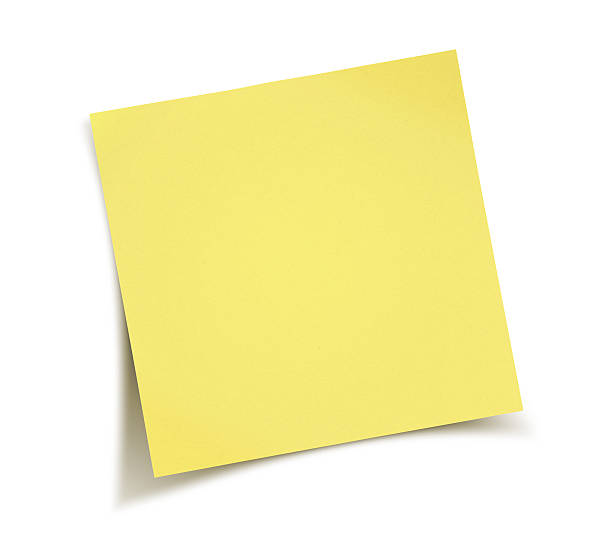
#> input picture lesson_013/esquinas/pos1.jpg, 612 x 560 px
$ python main.py
#> lines starting #> are read from the running program, lines starting #| are printed output that depends on the picture; after the words box and inside, x2 and y2 are one past the last pixel; in counts of white or black regions, pixels touching at a corner belong together
"""

@autor UMAKER | Ing. Noé Vásquez Godínez
@about Detección de esquinas

"""

# Import packages

# System
import sys

#OpenCV (2v)
import cv2

#Structures and operations
import numpy as np

def working():
    '''
    Esta funcion se ecnarga de procesar e inferir en nuestra imagen
    '''
    #Get information
    frame = cv2.imread('pos1.jpg') # BGR != RGB
#> frame is the input picture: shape (560, 612, 3); mean B, G, R 197.7, 244.3, 249.1
    frameOrignal = frame.copy()
    gray = cv2.cvtColor(frame,cv2.COLOR_BGR2GRAY)
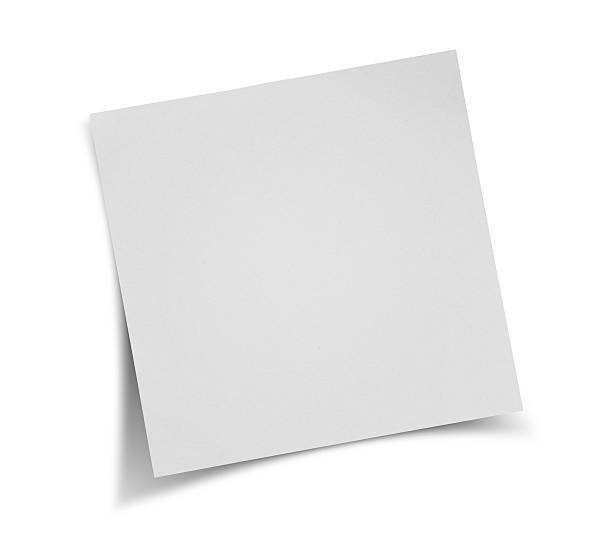
#> gray: shape (560, 612); min 76, max 255, mean 240.4

    grayOriginal = gray.copy()

    #Changed the structure to frame in gray
    gray = np.float32(gray)

    frameInfo = cv2.cornerHarris(gray,3,3,0.04)
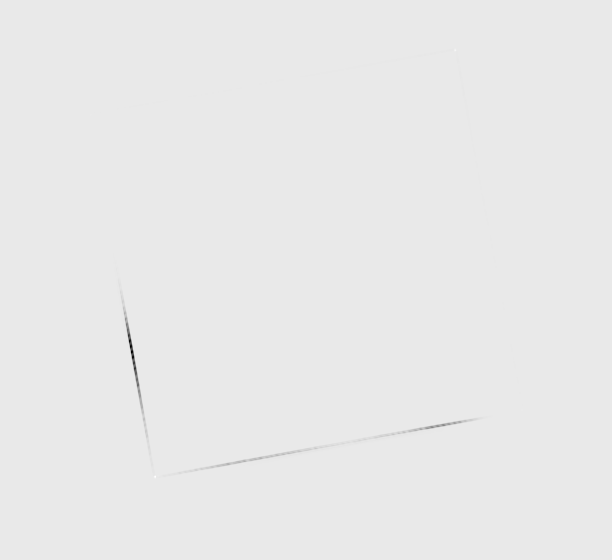
#> frameInfo: shape (560, 612) float32; min -5712404.5, max 526789, mean -4501; drawn with min black and max white

    height, width =  frameInfo.shape
#> height = 560; width = 612

            # B G R
    color = (0,0,255)

    for y in range(0,height):
        for x in range(0,width):
            if frameInfo.item(y,x) > 0.01 * frameInfo.max():
                cv2.circle(frame,(x,y),10,color,cv2.FILLED,cv2.LINE_AA)
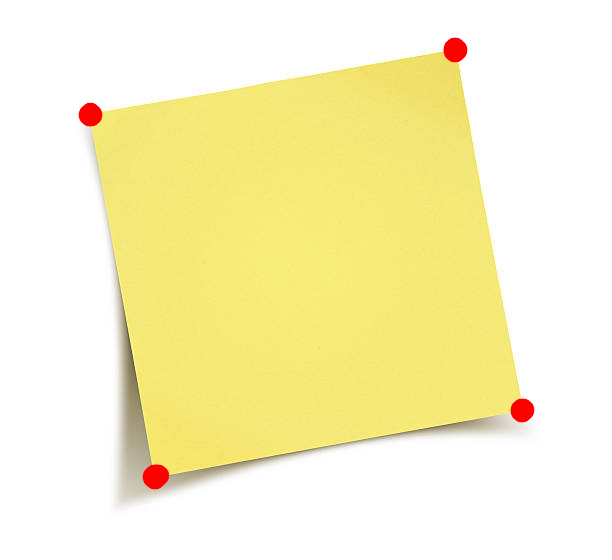
#> frame: shape (560, 612, 3); 0.6% of pixels changed, all inside (x1, y1, x2, y2) = (78, 37, 535, 490)

    while True:
        # Display RGB image
        cv2.imshow("Original frame",frameOrignal)

        # Display Gray image
        cv2.imshow("Gray frame",grayOriginal)

        # Display harris
        cv2.imshow("Harris Info",frameInfo)
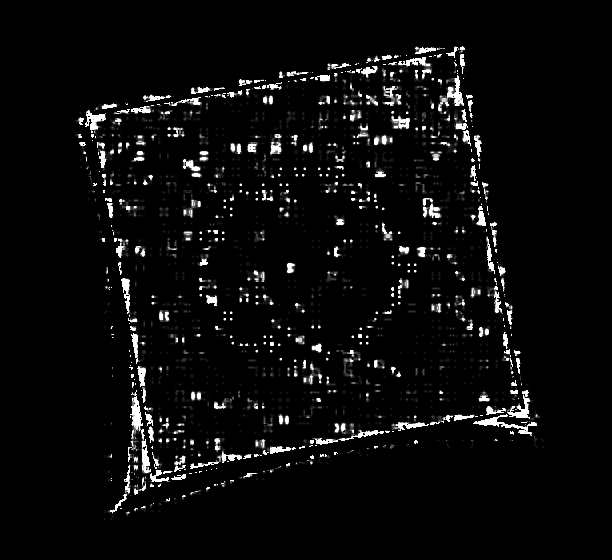
#> window 'Harris Info': shape (560, 612); min 0, max 255, mean 10.9

        # Display Frame
        cv2.imshow("Image with corner",frame)

        # Quit program when 'esc' key input
        k = cv2.waitKey(0) & 0xFF
#> (key Esc is pressed here)
        if k == 27:
            break

        cv2.destroyAllWindows()

def main():
    '''
    This function init the all working
    '''
    working()

if __name__ == "__main__":
    '''
    Function to execute main function
    '''
    main()
